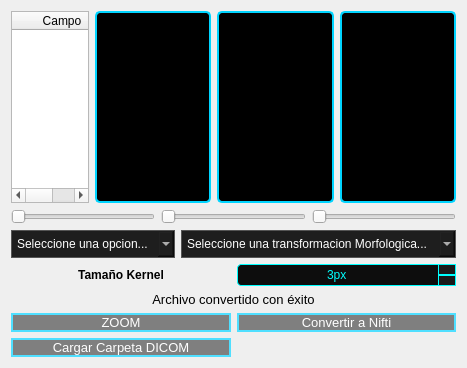
         <widget class="QWidget" name="vent_imagenes">
          <property name="sizePolicy">
           <sizepolicy hsizetype="Expanding" vsizetype="Expanding">
            <horstretch>0</horstretch>
            <verstretch>0</verstretch>
           </sizepolicy>
          </property>
          <layout class="QGridLayout" name="gridLayout_10">
           <item row="0" column="0">
            <layout class="QVBoxLayout" name="verticalLayout">
             <item>
              <layout class="QGridLayout" name="gridLayout" rowstretch="0" columnstretch="2,3,3,3">
               <item row="0" column="3">
                <widget class="QLabel" name="label_sagital">
                 <property name="sizePolicy">
                  <sizepolicy hsizetype="Expanding" vsizetype="Expanding">
                   <horstretch>0</horstretch>
                   <verstretch>0</verstretch>
                  </sizepolicy>
                 </property>
                 <property name="autoFillBackground">
                  <bool>false</bool>
                 </property>
                 <property name="styleSheet">
                  <string notr="true">QLabel {
    background-color: #000000; 
    border: 2px solid #00d4ff;
    border-radius: 5px;
}</string>
                 </property>
                 <property name="text">
                  <string/>
                 </property>
                 <property name="scaledContents">
                  <bool>true</bool>
                 </property>
                 <property name="alignment">
                  <set>Qt::AlignCenter</set>
                 </property>
                </widget>
               </item>
               <item row="0" column="2">
                <widget class="QLabel" name="label_coronal">
                 <property name="sizePolicy">
                  <sizepolicy hsizetype="Expanding" vsizetype="Expanding">
                   <horstretch>0</horstretch>
                   <verstretch>0</verstretch>
                  </sizepolicy>
                 </property>
                 <property name="styleSheet">
                  <string notr="true">QLabel {
    background-color: #000000; 
    border: 2px solid #00d4ff;
    border-radius: 5px;
}</string>
                 </property>
                 <property name="text">
                  <string/>
                 </property>
                </widget>
               </item>
               <item row="0" column="1">
                <widget class="QLabel" name="label_axial">
                 <property name="sizePolicy">
                  <sizepolicy hsizetype="Expanding" vsizetype="Expanding">
                   <horstretch>0</horstretch>
                   <verstretch>0</verstretch>
                  </sizepolicy>
                 </property>
                 <property name="styleSheet">
                  <string notr="true">QLabel {
    background-color: #000000; 
    border: 2px solid #00d4ff;
    border-radius: 5px;
}</string>
                 </property>
                 <property name="text">
                  <string/>
                 </property>
                </widget>
               </item>
               <item row="0" column="0">
                <widget class="QTableWidget" name="tableWidget_2">
                 <property name="sizePolicy">
                  <sizepolicy hsizetype="Expanding" vsizetype="Expanding">
                   <horstretch>0</horstretch>
                   <verstretch>0</verstretch>
                  </sizepolicy>
                 </property>
                 <property name="font">
                  <font>
                   <family>Arial</family>
                  </font>
                 </property>
                 <property name="alternatingRowColors">
                  <bool>true</bool>
                 </property>
                 <property name="selectionBehavior">
                  <enum>QAbstractItemView::SelectRows</enum>
                 </property>
                 <attribute name="horizontalHeaderStretchLastSection">
                  <bool>true</bool>
                 </attribute>
                 <column>
                  <property name="text">
                   <string>Campo</string>
                  </property>
                 </column>
                 <column>
                  <property name="text">
                   <string>Valor</string>
                  </property>
                 </column>
                </widget>
               </item>
              </layout>
             </item>
             <item>
              <layout class="QHBoxLayout" name="horizontalLayout_6">
               <item>
                <widget class="QSlider" name="slider_axial">
                 <property name="sizePolicy">
                  <sizepolicy hsizetype="Expanding" vsizetype="Fixed">
                   <horstretch>0</horstretch>
                   <verstretch>0</verstretch>
                  </sizepolicy>
                 </property>
                 <property name="cursor">
                  <cursorShape>OpenHandCursor</cursorShape>
                 </property>
                 <property name="orientation">
                  <enum>Qt::Horizontal</enum>
                 </property>
                </widget>
               </item>
               <item>
                <widget class="QSlider" name="slider_coronal">
                 <property name="cursor">
                  <cursorShape>OpenHandCursor</cursorShape>
                 </property>
                 <property name="orientation">
                  <enum>Qt::Horizontal</enum>
                 </property>
                </widget>
               </item>
               <item>
                <widget class="QSlider" name="slider_sagital">
                 <property name="cursor">
                  <cursorShape>OpenHandCursor</cursorShape>
                 </property>
                 <property name="orientation">
                  <enum>Qt::Horizontal</enum>
                 </property>
                </widget>
               </item>
              </layout>
             </item>
             <item>
              <layout class="QHBoxLayout" name="horizontalLayout_7">
               <item>
                <widget class="QComboBox" name="seleccion_segmentacion">
                 <property name="sizePolicy">
                  <sizepolicy hsizetype="Expanding" vsizetype="Fixed">
                   <horstretch>0</horstretch>
                   <verstretch>0</verstretch>
                  </sizepolicy>
                 </property>
                 <property name="font">
                  <font>
                   <family>Arial</family>
                   <pointsize>9</pointsize>
                  </font>
                 </property>
                 <property name="cursor">
                  <cursorShape>PointingHandCursor</cursorShape>
                 </property>
                 <property name="styleSheet">
                  <string notr="true">QComboBox {
    background-color: #1e1e1e;
    border: 1px solid #555;
    color: white;
    padding: 5px;
}</string>
                 </property>
                 <item>
                  <property name="text">
                   <string>Seleccione una opcion...</string>
                  </property>
                 </item>
                 <item>
                  <property name="text">
                   <string>Gaussiano</string>
                  </property>
                 </item>
                 <item>
                  <property name="text">
                   <string>Filtro Binario</string>
                  </property>
                 </item>
                 <item>
                  <property name="text">
                   <string>Filtro Binario Invertido</string>
                  </property>
                 </item>
                 <item>
                  <property name="text">
                   <string>Filtro Truncado</string>
                  </property>
                 </item>
                 <item>
                  <property name="text">
                   <string>Filtro Tozero</string>
                  </property>
                 </item>
                 <item>
                  <property name="text">
                   <string>Filtro Tozero Invertido</string>
                  </property>
                 </item>
                </widget>
               </item>
               <item>
                <widget class="QComboBox" name="seleccion_morfo">
                 <property name="sizePolicy">
                  <sizepolicy hsizetype="Expanding" vsizetype="Fixed">
                   <horstretch>0</horstretch>
                   <verstretch>0</verstretch>
                  </sizepolicy>
                 </property>
                 <property name="font">
                  <font>
                   <family>Arial</family>
                  </font>
                 </property>
                 <property name="styleSheet">
                  <string notr="true">QComboBox {
    background-color: #1e1e1e;
    border: 1px solid #555;
    color: white;
    padding: 5px;
}</string>
                 </property>
                 <item>
                  <property name="text">
                   <string>Seleccione una transformacion Morfologica...</string>
                  </property>
                 </item>
                 <item>
                  <property name="text">
                   <string>Erosión</string>
                  </property>
                 </item>
                 <item>
                  <property name="text">
                   <string>Dilatación</string>
                  </property>
                 </item>
                 <item>
                  <property name="text">
                   <string>Apertura</string>
                  </property>
                 </item>
                 <item>
                  <property name="text">
                   <string>Cierre</string>
                  </property>
                 </item>
                 <item>
                  <property name="text">
                   <string>Gradiente</string>
                  </property>
                 </item>
                </widget>
               </item>
              </layout>
             </item>
             <item>
              <layout class="QHBoxLayout" name="horizontalLayout_8">
               <item>
                <widget class="QLabel" name="lbl_tamao_kernel">
                 <property name="font">
                  <font>
                   <family>Arial</family>
                  </font>
                 </property>
                 <property name="styleSheet">
                  <string notr="true">background-color: transparent;</string>
                 </property>
                 <property name="text">
                  <string>&lt;html&gt;&lt;head/&gt;&lt;body&gt;&lt;p&gt;&lt;span style=&quot; font-weight:700;&quot;&gt;Tamaño Kernel&lt;/span&gt;&lt;/p&gt;&lt;/body&gt;&lt;/html&gt;</string>
                 </property>
                 <property name="alignment">
                  <set>Qt::AlignCenter</set>
                 </property>
                </widget>
               </item>
               <item>
                <widget class="QSpinBox" name="spinkernel">
                 <property name="font">
                  <font>
                   <family>Arial</family>
                  </font>
                 </property>
                 <property name="cursor">
                  <cursorShape>PointingHandCursor</cursorShape>
                 </property>
                 <property name="styleSheet">
                  <string notr="true">QSpinBox {
    background-color: #0d0d0d;        /* Fondo oscuro */
    border: 1px solid #00FFFF;        /* Borde cian */
    color: #00FFFF;                   /* Texto cian */
    border-radius: 4px;
    padding: 2px;
    selection-background-color: #00FFFF;
    selection-color: #000000;
}

QSpinBox::up-button {
    background-color: #1a1a1a;        /* Fondo del botón */
    border: 1px solid #00FFFF;
    subcontrol-origin: border;
    subcontrol-position: top right;   /* Posición flecha arriba */
    width: 16px;
}

QSpinBox::down-button {
    background-color: #1a1a1a;        /* Fondo del botón */
    border: 1px solid #00FFFF;
    subcontrol-origin: border;
    subcontrol-position: bottom right; /* Posición flecha abajo */
    width: 16px;
}</string>
                 </property>
                 <property name="alignment">
                  <set>Qt::AlignCenter</set>
                 </property>
                 <property name="suffix">
                  <string>px</string>
                 </property>
                 <property name="minimum">
                  <number>1</number>
                 </property>
                 <property name="maximum">
                  <number>11</number>
                 </property>
                 <property name="singleStep">
                  <number>2</number>
                 </property>
                 <property name="value">
                  <number>3</number>
                 </property>
                </widget>
               </item>
              </layout>
             </item>
             <item>
              <widget class="QLabel" name="lbl_archvio_convertido">
               <property name="font">
                <font>
                 <family>Arial</family>
                 <pointsize>10</pointsize>
                </font>
               </property>
               <property name="styleSheet">
                <string notr="true">background-color: transparent;</string>
               </property>
               <property name="text">
                <string>&lt;html&gt;&lt;head/&gt;&lt;body&gt;&lt;p align=&quot;center&quot;&gt;Archivo convertido con éxito&lt;/p&gt;&lt;/body&gt;&lt;/html&gt;</string>
               </property>
              </widget>
             </item>
             <item>
              <layout class="QGridLayout" name="gridLayout_9">
               <item row="2" column="0">
                <widget class="QPushButton" name="btn_cargar_dicom">
                 <property name="font">
                  <font>
                   <family>Arial</family>
                   <pointsize>10</pointsize>
                  </font>
                 </property>
                 <property name="cursor">
                  <cursorShape>PointingHandCursor</cursorShape>
                 </property>
                 <property name="styleSheet">
                  <string notr="true">QPushButton{
    background-color: rgba(0,0,0,120);
    color: white;
    border: 2px solid #4fdfff;
    border-radius: 12px;
    font-size: 10pt;
}

QPushButton:hover {
    background-color: rgba(0, 212, 255, 0.3); 
    border: 2px solid #ffffff; 
}

QPushButton:pressed {
    background-color: #00d4ff; 
    color: black;
}</string>
                 </property>
                 <property name="text">
                  <string>Cargar Carpeta DICOM</string>
                 </property>
                </widget>
               </item>
               <item row="1" column="0">
                <widget class="QPushButton" name="btn_zoom">
                 <property name="font">
                  <font>
                   <family>Arial</family>
                   <pointsize>10</pointsize>
                  </font>
                 </property>
                 <property name="cursor">
                  <cursorShape>PointingHandCursor</cursorShape>
                 </property>
                 <property name="mouseTracking">
                  <bool>true</bool>
                 </property>
                 <property name="styleSheet">
                  <string notr="true">QPushButton{
    background-color: rgba(0,0,0,120);
    color: white;
    border: 2px solid #4fdfff;
    border-radius: 12px;
    font-size: 10pt;
}

QPushButton:hover {
    background-color: rgba(0, 212, 255, 0.3); 
    border: 2px solid #ffffff; 
}

QPushButton:pressed {
    background-color: #00d4ff; 
    color: black;
}</string>
                 </property>
                 <property name="text">
                  <string>ZOOM</string>
                 </property>
                </widget>
               </item>
               <item row="1" column="1">
                <widget class="QPushButton" name="btn_cargar_nifti">
                 <property name="font">
                  <font>
                   <family>Arial</family>
                   <pointsize>10</pointsize>
                  </font>
                 </property>
                 <property name="cursor">
                  <cursorShape>PointingHandCursor</cursorShape>
                 </property>
                 <property name="styleSheet">
                  <string notr="true">QPushButton{
    background-color: rgba(0,0,0,120);
    color: white;
    border: 2px solid #4fdfff;
    border-radius: 12px;
    font-size: 10pt;
}

QPushButton:hover {
    background-color: rgba(0, 212, 255, 0.3); 
    border: 2px solid #ffffff; 
}

QPushButton:pressed {
    background-color: #00d4ff; 
    color: black;
}</string>
                 </property>
                 <property name="text">
                  <string>Convertir a Nifti</string>
                 </property>
                </widget>
               </item>
              </layout>
             </item>
            </layout>
           </item>
          </layout>
         </widget>
